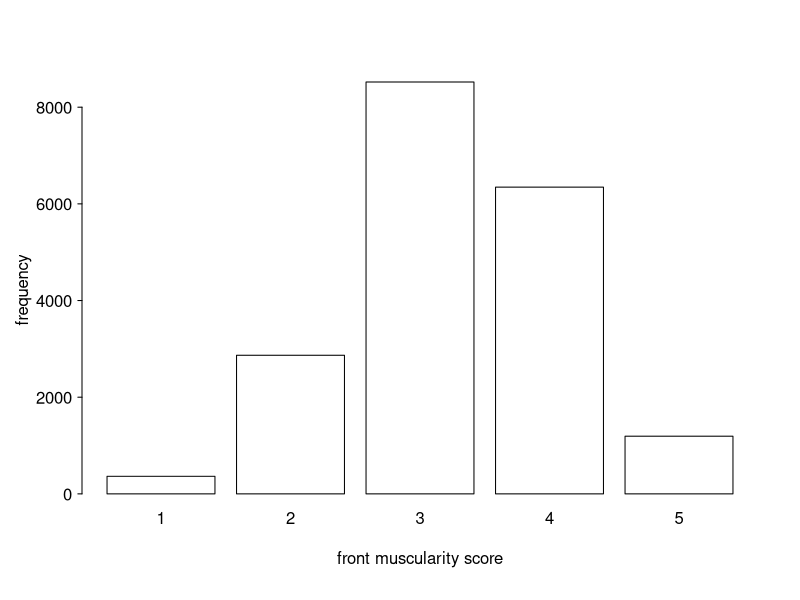
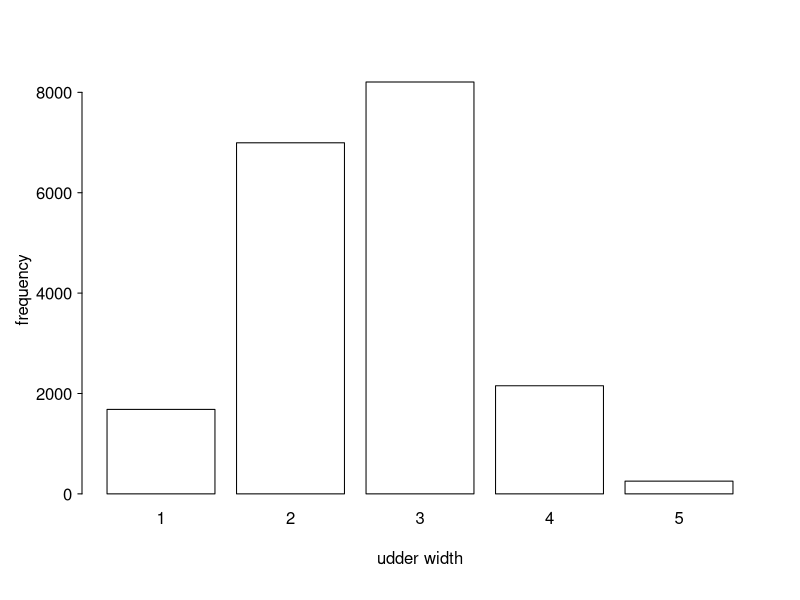

Write R code to recreate these figures, in order.
setwd('~/Desktop/Evolution/Tasks/Project/Data')
ProjectData <- read.csv('Datasetforproject.csv', stringsAsFactors = F)
head(ProjectData)

Scores <- tapply(ProjectData$Front_muscularity, ProjectData$Front_muscularity, length)

par(mgp=c(2.5, 0.5, 0), las=1, tck=-0.01)
barplot(Scores, col='white', border='black', ylab="frequency", xlab="front muscularity score")


Scores2 <- tapply(ProjectData$Udder_width, ProjectData$Udder_width, length)

par(mgp=c(2.5, 0.5, 0), las=1, tck=-0.01)
barplot(Scores2, col='white', border='black', ylab="frequency", xlab="udder width")